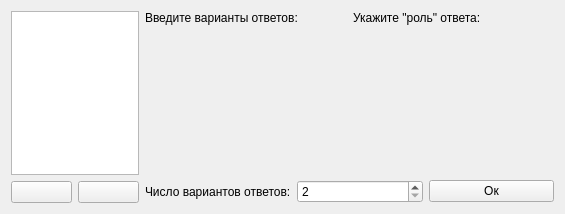
<?xml version="1.0" encoding="UTF-8"?>
<ui version="4.0">
 <class>AnswerEditWidget</class>
 <widget class="QWidget" name="AnswerEditWidget">
  <property name="geometry">
   <rect>
    <x>0</x>
    <y>0</y>
    <width>565</width>
    <height>214</height>
   </rect>
  </property>
  <property name="windowTitle">
   <string>Answer editor</string>
  </property>
  <layout class="QHBoxLayout" name="horizontalLayout_3">
   <item>
    <layout class="QVBoxLayout" name="verticalLayout_2">
     <property name="sizeConstraint">
      <enum>QLayout::SetMaximumSize</enum>
     </property>
     <item>
      <widget class="QListView" name="varsetList">
       <property name="sizePolicy">
        <sizepolicy hsizetype="MinimumExpanding" vsizetype="Expanding">
         <horstretch>0</horstretch>
         <verstretch>0</verstretch>
        </sizepolicy>
       </property>
       <property name="minimumSize">
        <size>
         <width>128</width>
         <height>0</height>
        </size>
       </property>
       <property name="maximumSize">
        <size>
         <width>128</width>
         <height>16777215</height>
        </size>
       </property>
       <property name="alternatingRowColors">
        <bool>true</bool>
       </property>
       <property name="movement">
        <enum>QListView::Snap</enum>
       </property>
      </widget>
     </item>
     <item>
      <layout class="QHBoxLayout" name="horizontalLayout">
       <item>
        <widget class="QPushButton" name="btAdd">
         <property name="sizePolicy">
          <sizepolicy hsizetype="Preferred" vsizetype="Fixed">
           <horstretch>0</horstretch>
           <verstretch>0</verstretch>
          </sizepolicy>
         </property>
         <property name="maximumSize">
          <size>
           <width>16777215</width>
           <height>22</height>
          </size>
         </property>
         <property name="text">
          <string/>
         </property>
         <property name="icon">
          <iconset>
           <normaloff>../../icons/add_test.png</normaloff>../../icons/add_test.png</iconset>
         </property>
        </widget>
       </item>
       <item>
        <widget class="QPushButton" name="btDel">
         <property name="sizePolicy">
          <sizepolicy hsizetype="Preferred" vsizetype="Fixed">
           <horstretch>0</horstretch>
           <verstretch>0</verstretch>
          </sizepolicy>
         </property>
         <property name="maximumSize">
          <size>
           <width>16777215</width>
           <height>22</height>
          </size>
         </property>
         <property name="text">
          <string/>
         </property>
         <property name="icon">
          <iconset>
           <normaloff>../../icons/remove_test.png</normaloff>../../icons/remove_test.png</iconset>
         </property>
        </widget>
       </item>
      </layout>
     </item>
    </layout>
   </item>
   <item>
    <layout class="QVBoxLayout" name="verticalLayout_3" stretch="0,0,0">
     <item>
      <layout class="QHBoxLayout" name="horizontalLayout_4">
       <item>
        <layout class="QVBoxLayout" name="layVariants" stretch="0">
         <item>
          <widget class="QLabel" name="label_2">
           <property name="sizePolicy">
            <sizepolicy hsizetype="Minimum" vsizetype="Preferred">
             <horstretch>0</horstretch>
             <verstretch>0</verstretch>
            </sizepolicy>
           </property>
           <property name="text">
            <string>Введите варианты ответов:</string>
           </property>
          </widget>
         </item>
        </layout>
       </item>
       <item>
        <layout class="QVBoxLayout" name="layRoles" stretch="0">
         <item>
          <widget class="QLabel" name="label_3">
           <property name="sizePolicy">
            <sizepolicy hsizetype="Minimum" vsizetype="Preferred">
             <horstretch>0</horstretch>
             <verstretch>0</verstretch>
            </sizepolicy>
           </property>
           <property name="text">
            <string>Укажите &quot;роль&quot; ответа:</string>
           </property>
          </widget>
         </item>
        </layout>
       </item>
      </layout>
     </item>
     <item>
      <spacer name="verticalSpacer">
       <property name="orientation">
        <enum>Qt::Vertical</enum>
       </property>
       <property name="sizeHint" stdset="0">
        <size>
         <width>20</width>
         <height>40</height>
        </size>
       </property>
      </spacer>
     </item>
     <item>
      <layout class="QHBoxLayout" name="horizontalLayout_2">
       <item>
        <widget class="QLabel" name="label">
         <property name="text">
          <string>Число вариантов ответов:</string>
         </property>
        </widget>
       </item>
       <item>
        <widget class="QSpinBox" name="spinNumVariants">
         <property name="minimum">
          <number>2</number>
         </property>
         <property name="maximum">
          <number>50</number>
         </property>
        </widget>
       </item>
       <item>
        <widget class="QPushButton" name="btOk">
         <property name="text">
          <string>Ок</string>
         </property>
         <property name="icon">
          <iconset>
           <normaloff>../../icons/button_ok.png</normaloff>../../icons/button_ok.png</iconset>
         </property>
        </widget>
       </item>
      </layout>
     </item>
    </layout>
   </item>
  </layout>
 </widget>
 <resources/>
 <connections/>
</ui>
